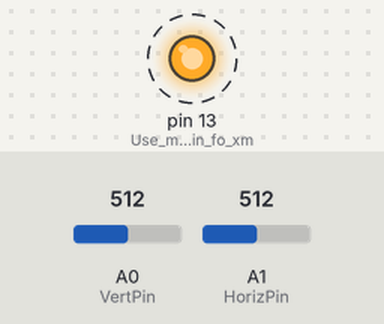
A sketch run on a simulated Arduino Uno, built with avr-gcc and run on an emulated ATmega328P. Shown: output pins drawn as LEDs (lit = HIGH). Dashed ring = blinking. Inputs (shaded band) come from the test bench; at power-on: A0 (VertPin) = 512, A1 (HorizPin) = 512. No radio packets arrive unless stated; what the sketch prints to the serial monitor is not drawn.

Above: at 0.03 s.
Timing chart, 0 to 3.0 s (numbered marks = the images above):
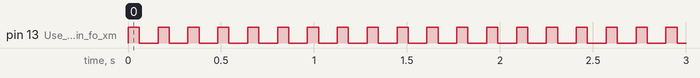

The sketch:

RadioSend.ino
```cpp
#include <VirtualWire.h>

// Define pins for radio
const int transmit_pin = 12;

//Define pins for joystick
#define ParkPin 12
int VertPin = A0;
int HorizPin = A1;
int xPosition = 0;
int yPosition = 0;
int Vmsg=83;
int Hmsg=83;
int park = 0;
//String Vmsg;
//String Hmsg;
//String VHmsg;

void setup()
{
  // put your setup code here, to run once:
  vw_set_tx_pin(transmit_pin);
  vw_setup (2000);
  pinMode (13,OUTPUT); // Use motherboard pin fo xmit indicator
  Serial.begin(9600);
}

void Read_Joystick ()
{
  xPosition = analogRead(HorizPin);
  yPosition = analogRead(VertPin);
  park = digitalRead(ParkPin);
//  Serial.println("Starting print");
  Serial.println("X="+String(xPosition));
  Serial.println("Y="+String(yPosition));
//  delay (3000);

  //Moving up
  if (yPosition > 400)Vmsg=85;

  //Moving down
  if (yPosition < 200)Vmsg=68;

  //Moving right
  if (xPosition > 400) Hmsg=76;

  //Moving left
  if (xPosition < 200) Hmsg=82;

  // Not moving vert
  if (( (yPosition - 200) | (400 - yPosition)) >= 0) Vmsg=83;

  // Not moving horiz
  if (( (xPosition - 200) | (400 - xPosition)) >= 0) Hmsg=83;
}

void loop()
{
  Read_Joystick();
//   Message is vertical, horiz move. S=stopped. U,D for vertical, L,R for horizontal
//     Rsend ("SS");
   char msg [2] = {Vmsg, Hmsg};

//  Serial.println ("Sending " + VHmsg);
  Rsend (msg);
  delay (100);
}

void Rsend (char *message)
{
  digitalWrite(13,HIGH); //Turn on motherboard LED
  vw_send((uint8_t *)message, strlen(message));
  vw_wait_tx ();
  //Serial.println ("Sent packet");
  digitalWrite(13,LOW);
}
```

Measured:
- by itself, pin 13 (Use_motherboard_pin_fo_xm): alternates HIGH for 0.06 s and LOW for 0.10 s
